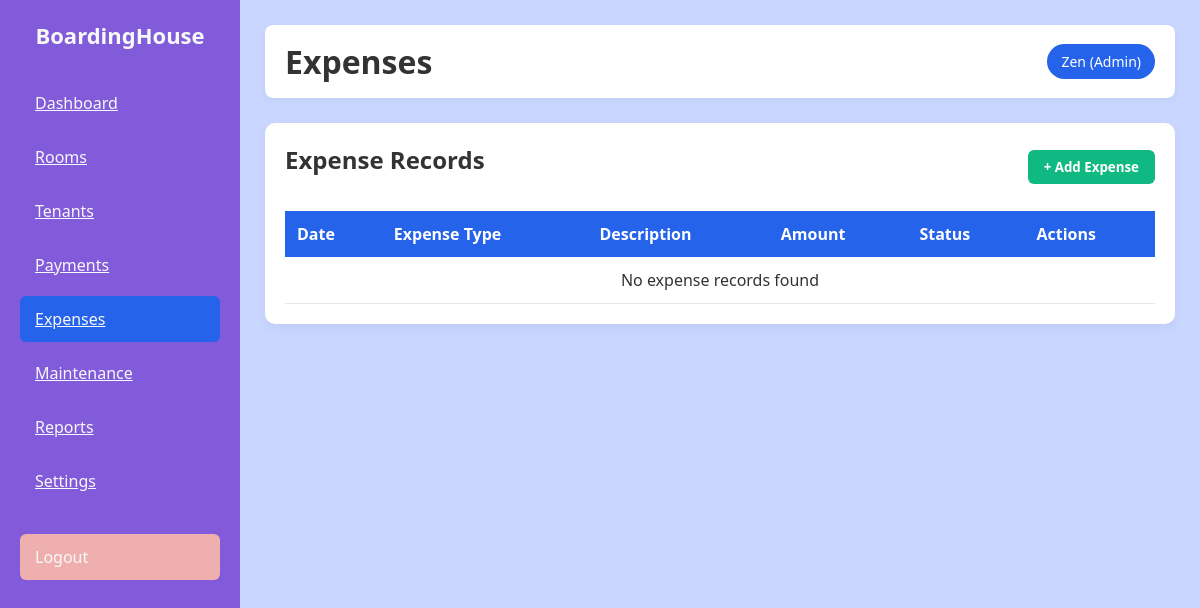
/boarding/bording/expenses.php (signed in), run on an earlier commit of the app's database.
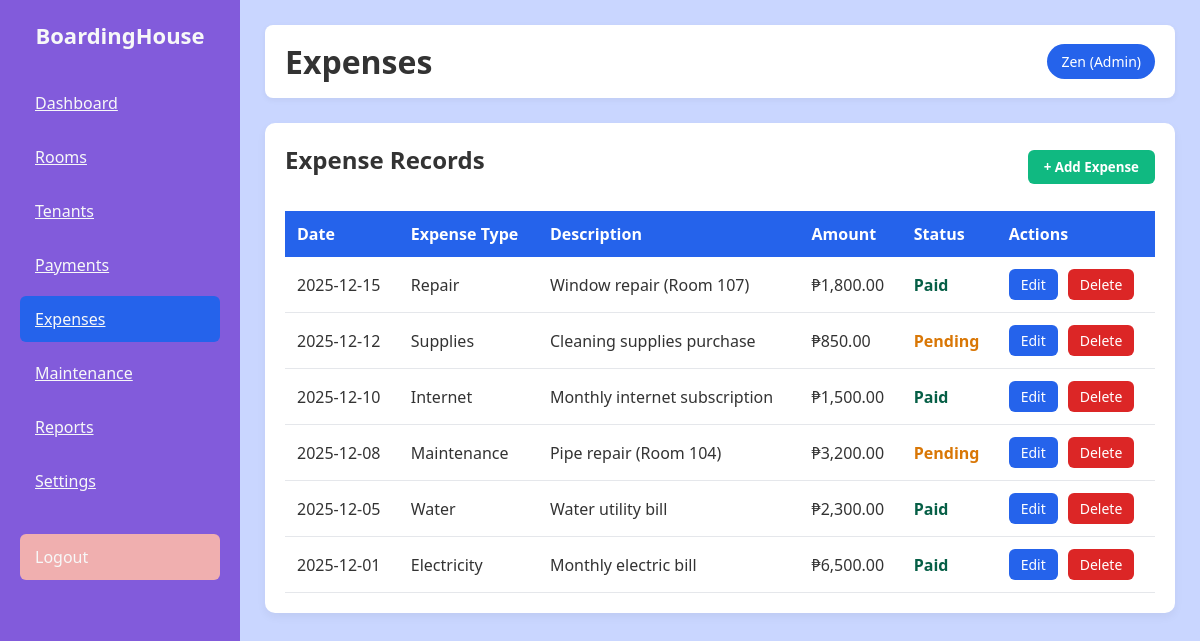
And on a later commit of the database.
### tables this page shows
CREATE TABLE `expenses` (
  `expense_id` int(11) NOT NULL,
  `expense_date` date NOT NULL,
  `expense_type` varchar(50) NOT NULL,
  `description` text DEFAULT NULL,
  `amount` decimal(10,2) NOT NULL,
  `status` enum('Paid','Pending') DEFAULT 'Pending',
  `created_at` timestamp NOT NULL DEFAULT current_timestamp(),
  `updated_at` timestamp NOT NULL DEFAULT current_timestamp() ON UPDATE current_timestamp()
);

### boarding/bording/expenses.php (the view, shortened to what this page needs)
<?php
include "db.php";
$expenses_query = $conn->query("SELECT * FROM expenses ORDER BY expense_date DESC");
?>
<!DOCTYPE html>
<html lang="en">
<head>
    <link rel="stylesheet" href="dash.css">
</head>
<body>
<div class="container">
    <aside class="sidebar">
        <h2 class="logo">BoardingHouse</h2>
        <ul class="menu">
            <li><a href="dash.php">Dashboard</a></li>
            <li><a href="room.php">Rooms</a></li>
            <li><a href="tenant.php">Tenants</a></li>
            <li><a href="payment.php">Payments</a></li>
            <li class="active"><a href="expenses.php">Expenses</a></li>
            <li><a href="mainten.php">Maintenance</a></li>
            <li><a href="reports.php">Reports</a></li>
            <li><a href="settings.php">Settings</a></li>
            <li class="logout"><a href="logout.php" style="color: inherit; text-decoration: none;">Logout</a></li>
        </ul>
    </aside>
    <main class="main">
        <header class="topbar">
            <h1>Expenses</h1>
            <div class="profile">
                <?php echo htmlspecialchars($_SESSION['full_name'] ?? 'Admin'); ?>
                (<?php echo htmlspecialchars($_SESSION['role'] ?? 'Admin'); ?>)
            </div>
        </header>
        <section class="table-section">
            <div class="table-header">
                <h2>Expense Records</h2>
                <button class="add-btn" onclick="openModal()">+ Add Expense</button>
            </div>
            <table>
                <thead>
                    <tr>
                        <th>Date</th>
                        <th>Expense Type</th>
                        <th>Description</th>
                        <th>Amount</th>
                        <th>Status</th>
                        <th>Actions</th>
                    </tr>
                </thead>
                <tbody>
                    <?php if ($expenses_query->num_rows > 0): ?>
                        <?php while ($expense = $expenses_query->fetch_assoc()): ?>
                        <tr>
                            <td><?php echo date('Y-m-d', strtotime($expense['expense_date'])); ?></td>
                            <td><?php echo htmlspecialchars($expense['expense_type']); ?></td>
                            <td><?php echo htmlspecialchars($expense['description']); ?></td>
                            <td>₱<?php echo number_format($expense['amount'], 2); ?></td>
                            <td class="expense-<?php echo strtolower($expense['status']); ?>">
                                <?php echo $expense['status']; ?>
                            </td>
                            <td>
                                <div class="action-buttons">
                                    <a href="edit_expense.php?id=<?php echo $expense['expense_id']; ?>" class="edit-btn">Edit</a>
                                    <a href="#" class="delete-btn" onclick="confirmDelete(<?php echo $expense['expense_id']; ?>)">Delete</a>
                                </div>
                            </td>
                        </tr>
                        <?php endwhile; ?>
                    <?php else: ?>
                        <tr>
                            <td colspan="6" style="text-align: center;">No expense records found</td>
                        </tr>
                    <?php endif; ?>
                </tbody>
            </table>
        </section>
    </main>
</div>
</body>
</html>

### boarding/bording/dash.css (style rules this page uses)
* { margin: 0; padding: 0; box-sizing: border-box; font-family: 'Segoe UI', Tahoma, Geneva, Verdana, sans-serif; }
body { background-color: #c9d6ff; color: #333; }
.container { display: flex; min-height: 100vh; }
.sidebar { width: 240px; background-color: #825bdb; color: #f7f8f8; padding: 20px; }
.logo { text-align: center; font-size: 22px; margin-bottom: 30px; font-weight: bold; }
.menu { list-style: none; }
.menu li { padding: 12px 15px; margin-bottom: 8px; border-radius: 6px; cursor: pointer; transition: background 0.3s; }
.menu .active { background-color: #2563eb; }
.menu .logout { margin-top: 30px; background-color: #f0afaf; }
.main { flex: 1; padding: 25px; }
.menu a { color:#f7f8f8; }
.topbar { display: flex; justify-content: space-between; align-items: center; background: #fff; padding: 15px 20px; border-radius: 8px; margin-bottom: 25px; box-shadow: 0 2px 6px rgba(0,0,0,0.05); }
.profile { background-color: #2563eb; color: #fff; padding: 8px 14px; border-radius: 20px; font-size: 14px; }
.table-section { background: #fff; padding: 20px; border-radius: 10px; box-shadow: 0 4px 10px rgba(0,0,0,0.05); }
.table-section h2 { margin-bottom: 15px; }
table { width: 100%; border-collapse: collapse; }
table thead { background-color: #2563eb; color: #fff; }
table th, table td { padding: 12px; text-align: left; }
table tbody tr { border-bottom: 1px solid #e5e7eb; }

### boarding/bording/expenses.php (style rules this page uses)
.table-header { display: flex; justify-content: space-between; align-items: center; margin-bottom: 20px; }
.add-btn { background-color: #10b981; color: white; padding: 8px 16px; border: none; border-radius: 6px; cursor: pointer; font-weight: bold; transition: background 0.3s; text-decoration: none; display: inline-block; }
.edit-btn { padding: 6px 12px; background-color: #2563eb; color: #fff; border: none; border-radius: 6px; cursor: pointer; transition: background 0.3s; margin-right: 5px; text-decoration: none; display: inline-block; font-size: 14px; }
.delete-btn { padding: 6px 12px; background-color: #dc2626; color: #fff; border: none; border-radius: 6px; cursor: pointer; transition: background 0.3s; text-decoration: none; display: inline-block; font-size: 14px; }
.expense-paid { color: #065f46; font-weight: bold; }
.expense-pending { color: #d97706; font-weight: bold; }
.action-buttons { display: flex; gap: 5px; }
.action-buttons a { text-decoration: none; }

What changed in the data, as far as the page shows it:
added expenses: expense_date "2025-12-15", expense_type "Repair", description "Window repair (Room 107)", amount "1,800.00", status "Paid"
added expenses: expense_date "2025-12-12", expense_type "Supplies", description "Cleaning supplies purchase", amount "850.00", status "Pending"
added expenses: expense_date "2025-12-10", expense_type "Internet", description "Monthly internet subscription", amount "1,500.00", status "Paid"
added expenses: expense_date "2025-12-08", expense_type "Maintenance", description "Pipe repair (Room 104)", amount "3,200.00", status "Pending"
added expenses: expense_date "2025-12-05", expense_type "Water", description "Water utility bill", amount "2,300.00", status "Paid"
added expenses: expense_date "2025-12-01", expense_type "Electricity", description "Monthly electric bill", amount "6,500.00", status "Paid"
Also different on the page:
text no longer shown: "No expense records found"
